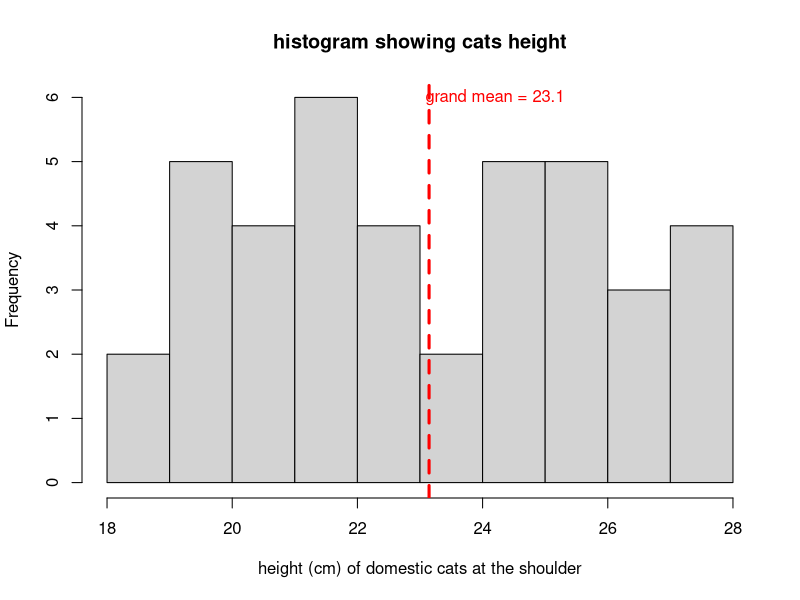
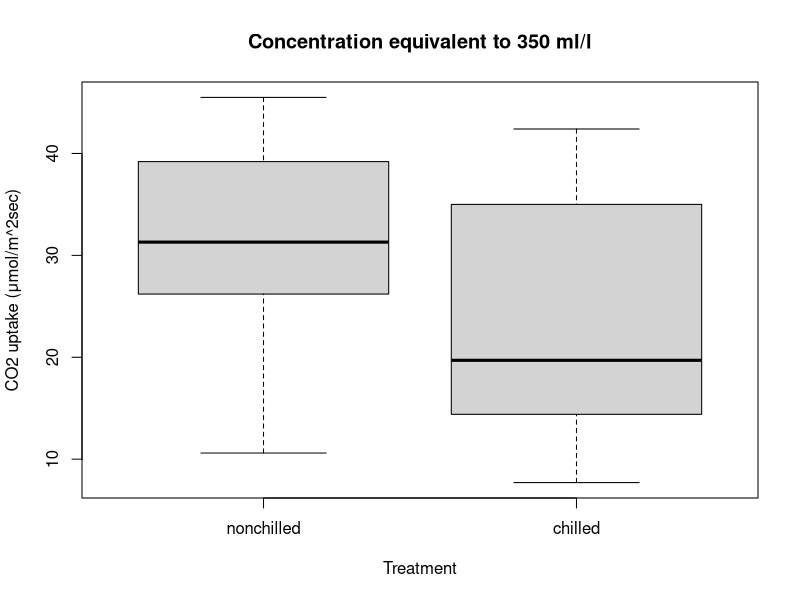
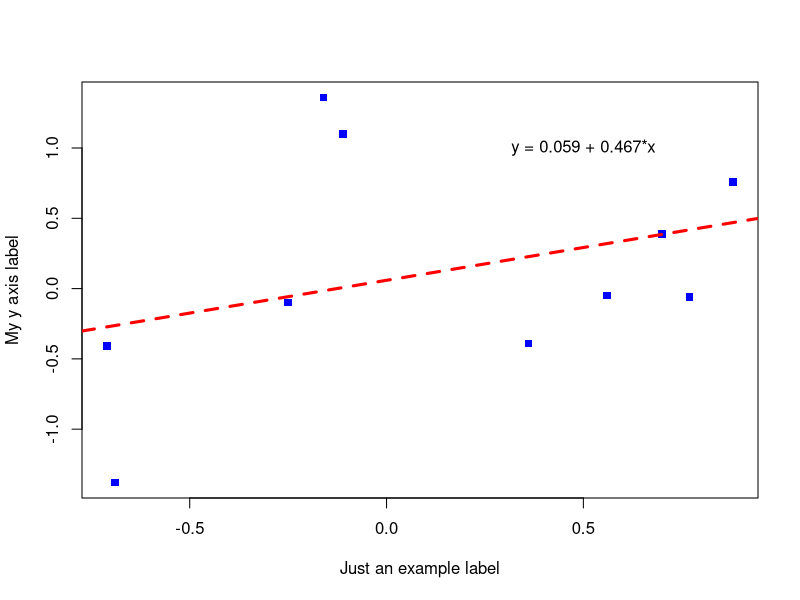
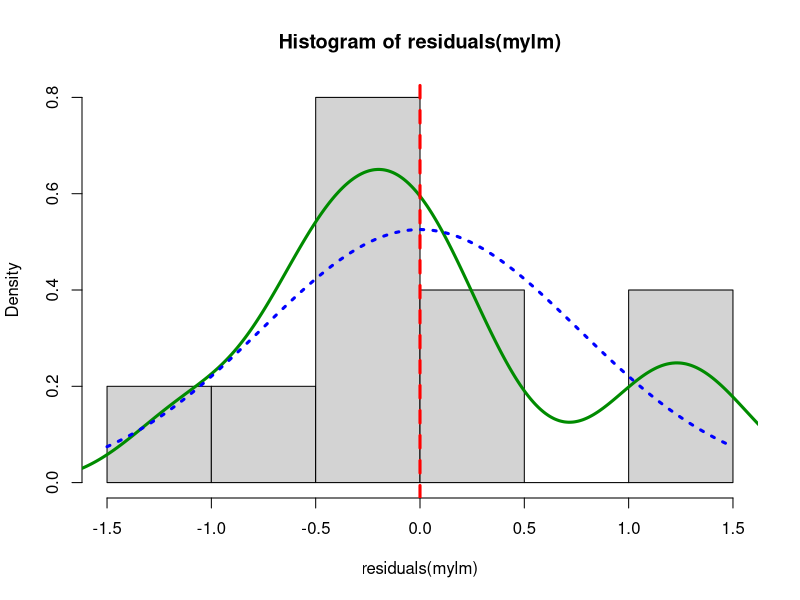
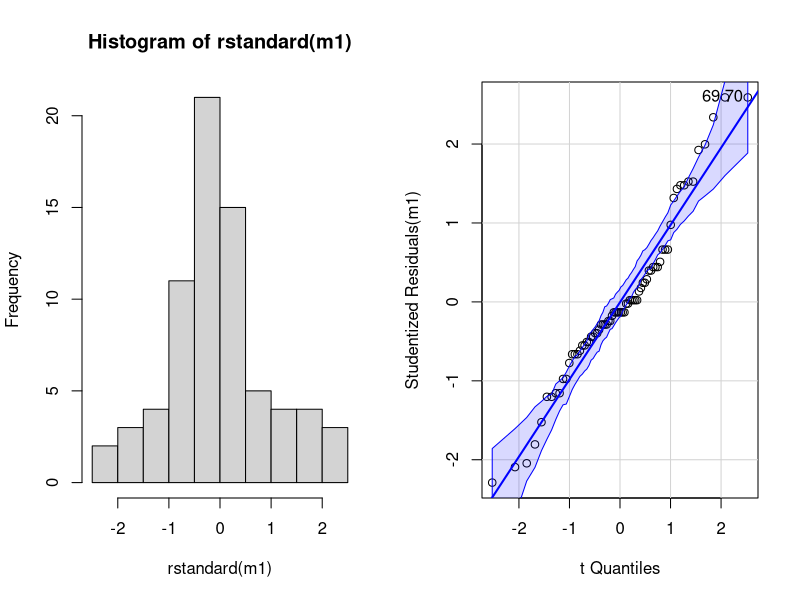
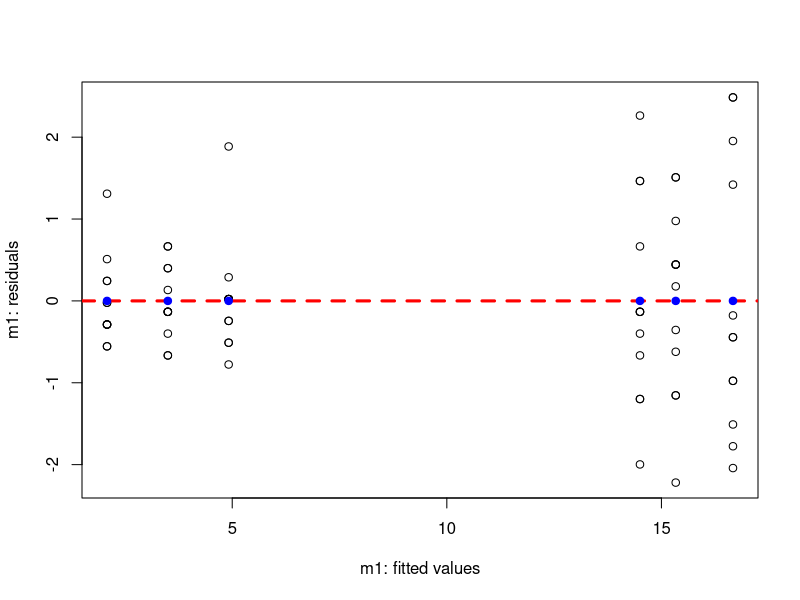
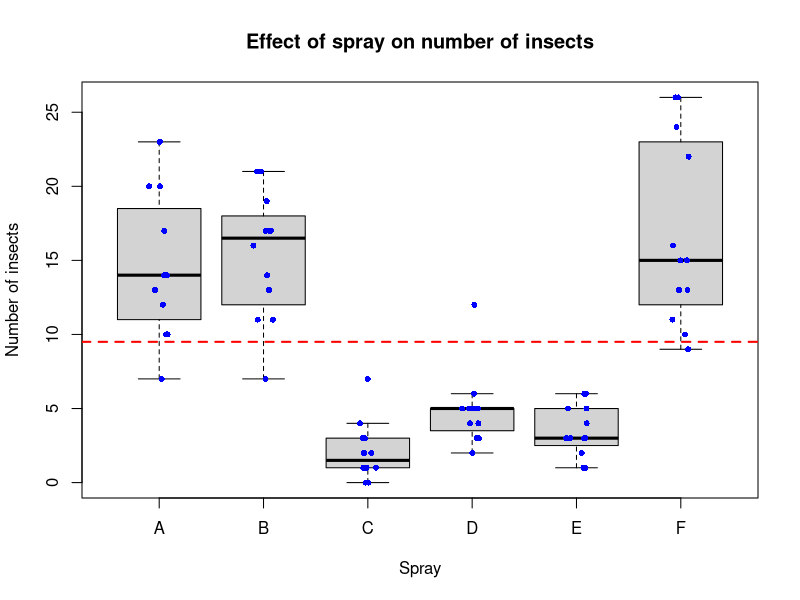

The R script that drew these images, in order:
## HEADER ####
## Who: Sam JAckson
## What: Data science bootcamp skills test
## Last edited: 2022-09-11
####

## CONTENTS ####
## Question 1
## Question 2
## Question 3
## Question 4
## Question 5
## Question 6
## Question 7
## Question 8
## Question 9
## Question 10


## Question 1 ####
# Start a reproducible script for the assessment


## Question 2 ####
# Show the R code to produce the following output

# Create matrix containing the required data
mymat <- matrix(data = c(32, 28, 34, 42), nrow = 2)

# Add row and column names
rownames(mymat) <- c("female", "male")
colnames(mymat) <- c("dog", "cat")

# Display matrix as required
mymat


## Question 3 ####
# Show the R code to make a good histogram of the following data,
# describing the height in cm of domestic cats at the shoulder

# Create vector containing data
cat <- c(20.7, 21.7, 23.7, 27.1, 20.0, 27.0, 27.4,
         24.6, 24.3, 18.6, 20.1, 19.8, 24.9, 21.8, 25.7,
         23.0, 25.2, 27.9, 21.8, 25.8, 27.3, 20.1, 24.5,
         19.3, 20.7, 21.9, 18.1, 21.8, 26.7, 21.4, 22.8,
         24.0, 22.9, 19.9, 26.3, 24.7, 25.9, 19.1, 25.2,
         22.1)

# Create histogram of data
hist(cat, xlab = "height (cm) of domestic cats at the shoulder",
     main = "histogram showing cats height")

# Add vertical line showing the grand mean
mean(cat)
abline(v = mean(cat), lty = 2, lwd = 3, col = "red")

# Add label to line showing grand mean
text(x = 24.2, y = 6, labels = "grand mean = 23.1", col = "red")


## Question 4 ####
# Using cat data, perform the Shapiro test to decide if data adhere
# to a Gaussian distribution

# Carry out Shapiro test on cat data
shapiro.test(cat)

# We found no evidence our assumption of Gaussian distribution was violated
# Shapiro-Wilk: W = 0.96, n = 40, p = 0.14)


## Question 5 ####
# Examine the 'CO2' data frame and help file
data("CO2")
help("CO2")
head(CO2)

# Select all columns of the data frame where conc == 350
CO2[CO2$conc == "350", c(1:5)]

# Create boxplot showing uptake as a function of treatment
boxplot(formula = CO2$uptake ~ CO2$Treatment,
        data = CO2[CO2$conc == "350", c(1:5)],
        ylab = "CO2 uptake (μmol/m^2sec)",
        xlab = "Treatment",
        main = "Concentration equivalent to 350 ml/l")


## Question 6 ####
# Replicate the graph for the given data

# Load data for x and y
y <- c(1.36, -0.10, 0.39, -0.05, -1.38, -0.41, -0.39, -0.06, 1.10, 0.76)
x <- c(-0.16, -0.25, 0.70, 0.56, -0.69, -0.71, 0.36, 0.77, -0.11, 0.88)

# Plot graph
plot(x = x, y = y,
     pch = 15,
     col = "blue",
     xlab = "Just an example label",
     ylab = "My y axis label")

# Calculate linear model
mylm <- lm(formula = y ~ x)
mylm
# Intercept = 0.059, slope = 0.467

# Add line to plot
abline(reg = mylm, col = "red", lty = 2, lwd = 3)

# Add text to plot describing line
text(x = 0.5, y = 1, labels = "y = 0.059 + 0.467*x")


## Question 7 ####
# Calculate the residuals of y ~ x from Q6
residuals(mylm)

# Calculate mean and standard deviation of residuals
mean(residuals(mylm))
sd(residuals(mylm))
# mean = 8.33e-17, standard deviation = 0.759

# Create histogram of residuals
hist(residuals(mylm), prob = T)

# Add a density line of residuals
lines(density(residuals(mylm)),
      col = "green4", lty = 1, lwd = 3)

# Draw on theoretical Gaussian for residual parameters
curve(dnorm(x, mean = mean(residuals(mylm)),
            sd = sd(residuals(mylm))),
      add = T,
      col = "blue", lty = 3, lwd = 3)

# Draw on line for mean
abline(v = mean(residuals(mylm)), lty = 2, lwd = 3, col = "red")

# Carry out Shapiro test on residuals
shapiro.test(residuals(mylm))

# We found no evidence our assumption of Gaussian residual distribution
# was violated (Shapiro-Wilk: W = 0.94, n = 10, P = 0.55)


## Question 8 ####
# There should only be raw data, no chart or mean etc.
# Unable to see if there is a dictionary tab
# Is there a heading to column 'A'?
# Spaces shouldn't be used in text e.g. 'mortality percentage' & 'M. euphorbiae'
# Appears good regarding data inputted without formatting


## Question 9 ####
# Perform 1-way ANOVA to evaluate the overall effect of insect spray type
# (spray) on the number of insects counted (count)
data("InsectSprays")
help("InsectSprays")
head(InsectSprays)

# Check for assumption of Gaussian residuals
# Create model object
m1 <- aov(formula = count ~ spray, data = InsectSprays)
# Create histogram and qqplot of residuals
par(mfrow = c(1, 2))
hist(rstandard(m1))
library(car)
qqPlot(x = m1)
par(mfrow = c(1, 1))
# Seems a little out on the qqplot
# Complete a Shapiro Wilk test
shapiro.test(rstandard(m1))
# There is evidence of difference to Guassian in our residuals for our
# ANOVA model (Shapiro-Wilk: W = 0.96, n = 72, P = 0.022)

# Check for assumption of homoscedasticity
plot(formula = rstandard(m1) ~ fitted(m1),
     ylab = "m1: residuals",
     xlab = "m1: fitted values")
abline(h = 0, lty = 2, lwd = 3, col = "red")
# Add points for mean residuals
y1 <- aggregate(rstandard(m1), by = list(InsectSprays$spray), FUN = mean)[,2]
x1 <- unique(round(fitted(m1),6))
points(x = x1, y = y1,
       pch = 19, col = "blue")
# Carry out bartlett test
bartlett.test(formula = count ~ spray, data = InsectSprays)
# There is evidence that variance in count differs between sprays
# (Bartlett test: K-squared = 25.96, df = 5, P < 0.0001)

# As the assumptions of Gaussian residuals, homoscedasticity and eqaulity of
# variance are violated, ANOVA cannot be used

# Carry out Kruskal-Wallis non-parametric test as alternative
kruskal.test(formula = count ~ spray, data = InsectSprays)
# We found evidence of a difference in count for different sprays
# (Kruskal-Wallis: chi-squared = 54.69, df = 5, p < 0.0001)

# Create a boxplot of the data
boxplot(count ~ spray, data = InsectSprays,
        ylab = "Number of insects",
        xlab = "Spray",
        main = "Effect of spray on number of insects",
        cex = 0)
# Add a line showing grand mean
abline(h = mean(InsectSprays$count),
       lty = 2, lwd = 2, col = "red")
# Add raw data
points(x = jitter(rep(1:6, each = 12), amount = .1),
       y = InsectSprays$count,
       pch = 16, cex = .8, col = "blue")

## Question 10 ####
# Create a github repository called 'bootcamp'
# Create an html R Markdown document with answer to question 9
# Push R Markdown file, html file and other related files to the repository
# html link to repository: https://github.com/SamJacksonAB/bootcamp